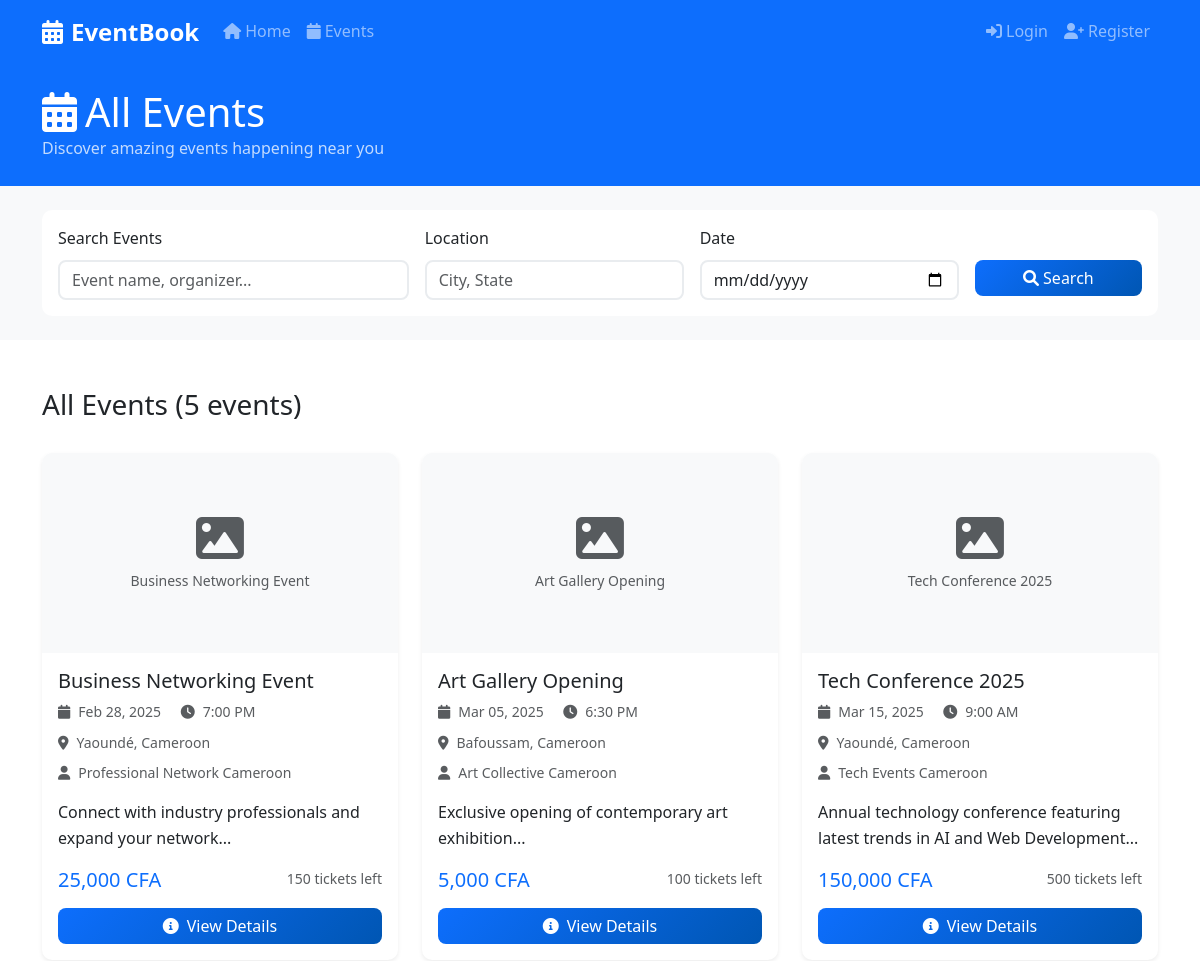
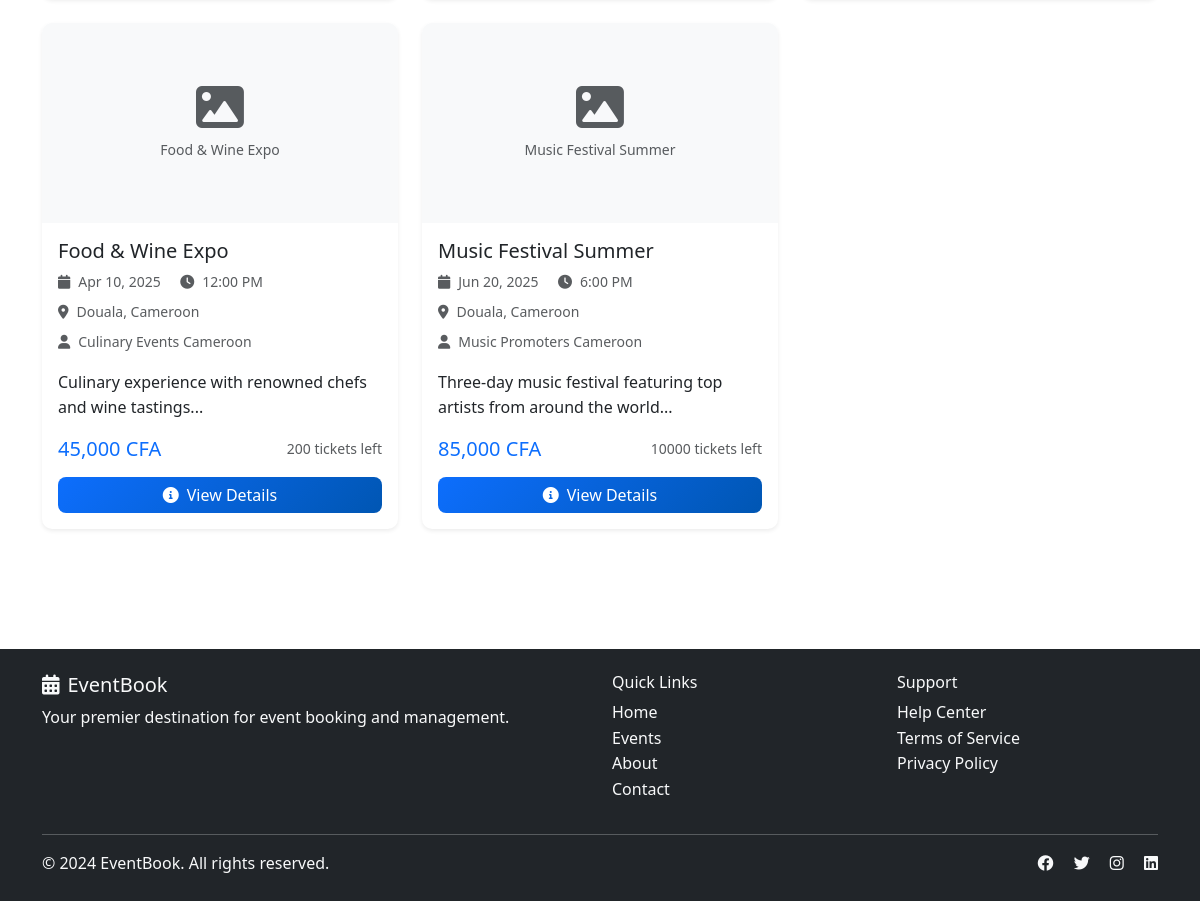
Screenshot of /events.php with the database file from the repository (2 pictures, top to bottom).
### tables this page shows
CREATE TABLE events (
    id INT AUTO_INCREMENT PRIMARY KEY,
    name VARCHAR(200) NOT NULL,
    description TEXT,
    date DATE NOT NULL,
    time TIME NOT NULL,
    venue VARCHAR(200) NOT NULL,
    location VARCHAR(200) NOT NULL,
    organizer VARCHAR(100) NOT NULL,
    organizer_contact VARCHAR(100),
    image VARCHAR(255),
    price DECIMAL(10,2) NOT NULL,
    total_tickets INT NOT NULL,
    available_tickets INT NOT NULL,
    status ENUM('active', 'inactive', 'cancelled') DEFAULT 'active',
    created_at TIMESTAMP DEFAULT CURRENT_TIMESTAMP
);

### events.php (the view, shortened to what this page needs)
<?php
require_once 'config/database.php';
$search = isset($_GET['search']) ? trim($_GET['search']) : '';
$location = isset($_GET['location']) ? trim($_GET['location']) : '';
$date = isset($_GET['date']) ? $_GET['date'] : '';
$query = "SELECT * FROM events WHERE status = 'active'";
$params = [];
$query .= " ORDER BY date ASC, time ASC";
try {
    $stmt = $pdo->prepare($query);
    $stmt->execute($params);
    $events = $stmt->fetchAll();
} catch (PDOException $e) {
    $events = [];
}
include 'includes/header.php';
?>
<section class="bg-primary text-white py-4">
    <div class="container">
        <div class="row">
            <div class="col-12">
                <h1 class="mb-0">
                    <i class="fas fa-calendar-alt me-2"></i>All Events
                </h1>
                <p class="mb-0 opacity-75">Discover amazing events happening near you</p>
            </div>
        </div>
    </div>
</section>
<section class="py-4 bg-light">
    <div class="container">
        <div class="card">
            <div class="card-body">
                <form method="GET" class="row g-3">
                    <div class="col-md-4">
                        <label for="search" class="form-label">Search Events</label>
                        <input type="text" class="form-control" id="search" name="search"
                               placeholder="Event name, organizer..." value="<?php echo htmlspecialchars($search); ?>">
                    </div>
                    <div class="col-md-3">
                        <label for="location" class="form-label">Location</label>
                        <input type="text" class="form-control" id="location" name="location"
                               placeholder="City, State" value="<?php echo htmlspecialchars($location); ?>">
                    </div>
                    <div class="col-md-3">
                        <label for="date" class="form-label">Date</label>
                        <input type="date" class="form-control" id="date" name="date"
                               value="<?php echo htmlspecialchars($date); ?>">
                    </div>
                    <div class="col-md-2">
                        <label class="form-label">&nbsp;</label>
                        <div class="d-grid">
                            <button type="submit" class="btn btn-primary">
                                <i class="fas fa-search"></i> Search
                            </button>
                        </div>
                    </div>
                </form>
            </div>
        </div>
    </div>
</section>
<section class="py-5">
    <div class="container">
        <div class="row mb-4">
            <div class="col">
                <?php if (!empty($search) || !empty($location) || !empty($date)): ?>
                    <div class="d-flex justify-content-between align-items-center">
                        <h3>Search Results (<?php echo count($events); ?> events found)</h3>
                        <a href="events.php" class="btn btn-outline-secondary">
                            <i class="fas fa-times me-2"></i>Clear Filters
                        </a>
                    </div>
                <?php else: ?>
                    <h3>All Events (<?php echo count($events); ?> events)</h3>
                <?php endif; ?>
            </div>
        </div>
        <?php if (empty($events)): ?>
            <div class="text-center py-5">
                <i class="fas fa-calendar-times fa-5x text-muted mb-4"></i>
                <h4 class="text-muted">No events found</h4>
                <p class="text-muted">Try adjusting your search criteria or check back later for new events.</p>
                <a href="events.php" class="btn btn-primary">
                    <i class="fas fa-refresh me-2"></i>View All Events
                </a>
            </div>
        <?php else: ?>
            <div class="row">
                <?php foreach ($events as $event): ?>
                    <div class="col-lg-4 col-md-6 mb-4">
                        <div class="card h-100 shadow-sm event-card">
                            <div class="card-img-top bg-light d-flex align-items-center justify-content-center" style="height: 200px; position: relative;">
                                <?php if ($event['image']): ?>
                                    <div class="d-flex align-items-center justify-content-center h-100 w-100" style="display: none; flex-direction: column;">
                                        <i class="fas fa-image fa-3x text-muted mb-2"></i>
                                        <small class="text-muted"><?php echo htmlspecialchars($event['name']); ?></small>
                                    </div>
                                <?php endif; ?>
                            </div>
                            <div class="card-body d-flex flex-column">
                                <h5 class="card-title"><?php echo htmlspecialchars($event['name']); ?></h5>
                                <p class="card-text text-muted small mb-2">
                                    <i class="fas fa-calendar me-2"></i><?php echo date('M d, Y', strtotime($event['date'])); ?>
                                    <i class="fas fa-clock ms-3 me-2"></i><?php echo date('g:i A', strtotime($event['time'])); ?>
                                </p>
                                <p class="card-text text-muted small mb-2">
                                    <i class="fas fa-map-marker-alt me-2"></i><?php echo htmlspecialchars($event['location']); ?>
                                </p>
                                <p class="card-text text-muted small mb-3">
                                    <i class="fas fa-user me-2"></i><?php echo htmlspecialchars($event['organizer']); ?>
                                </p>
                                <p class="card-text flex-grow-1">
                                    <?php echo htmlspecialchars(substr($event['description'], 0, 100)) . '...'; ?>
                                </p>
                                <div class="mt-auto">
                                    <div class="d-flex justify-content-between align-items-center mb-3">
                                        <span class="h5 text-primary mb-0"><?php echo number_format($event['price'], 0); ?> CFA</span>
                                        <small class="text-muted"><?php echo $event['available_tickets']; ?> tickets left</small>
                                    </div>
                                    <div class="d-grid gap-2">
                                        <a href="event_details.php?id=<?php echo $event['id']; ?>" class="btn btn-primary">
                                            <i class="fas fa-info-circle me-2"></i>View Details
                                        </a>
                                    </div>
                                </div>
                            </div>
                        </div>
                    </div>
                <?php endforeach; ?>
            </div>
        <?php endif; ?>
    </div>
</section>
<?php include 'includes/footer.php'; ?>

### css/style.css (style rules this page uses)
:root { --primary-color: #0d6efd; --secondary-color: #6c757d; --success-color: #198754; --danger-color: #dc3545; --warning-color: #ffc107; --info-color: #0dcaf0; --light-color: #f8f9fa; --dark-color: #212529; }
body { font-family: 'Segoe UI', Tahoma, Geneva, Verdana, sans-serif; line-height: 1.6; }
.card { border: none; border-radius: 10px; transition: transform 0.3s ease, box-shadow 0.3s ease; }
.card-img-top { border-radius: 10px 10px 0 0; }
.btn { border-radius: 8px; font-weight: 500; transition: all 0.3s ease; }
.btn-primary { background: linear-gradient(135deg, var(--primary-color) 0%, #0056b3 100%); border: none; }
.form-control { border-radius: 8px; border: 2px solid #e9ecef; transition: border-color 0.3s ease, box-shadow 0.3s ease; }
.event-card { transition: all 0.3s ease; }

### rows the page displays
events: name "Business Networking Event", date "Feb 28, 2025", time "7:00 PM", location "Yaoundé, Cameroon", organizer "Professional Network Cameroon", description "Connect with industry professionals and expand your network", price "25,000", available_tickets "150"
events: name "Art Gallery Opening", date "Mar 05, 2025", time "6:30 PM", location "Bafoussam, Cameroon", organizer "Art Collective Cameroon", description "Exclusive opening of contemporary art exhibition", price "5,000", available_tickets "100"
events: name "Tech Conference 2025", date "Mar 15, 2025", time "9:00 AM", location "Yaoundé, Cameroon", organizer "Tech Events Cameroon", description "Annual technology conference featuring latest trends in AI and Web Development", price "150,000", available_tickets "500"
events: name "Food & Wine Expo", date "Apr 10, 2025", time "12:00 PM", location "Douala, Cameroon", organizer "Culinary Events Cameroon", description "Culinary experience with renowned chefs and wine tastings", price "45,000", available_tickets "200"
events: name "Music Festival Summer", date "Jun 20, 2025", time "6:00 PM", location "Douala, Cameroon", organizer "Music Promoters Cameroon", description "Three-day music festival featuring top artists from around the world", price "85,000", available_tickets "10000"

### other values shown
count($events) "5"
